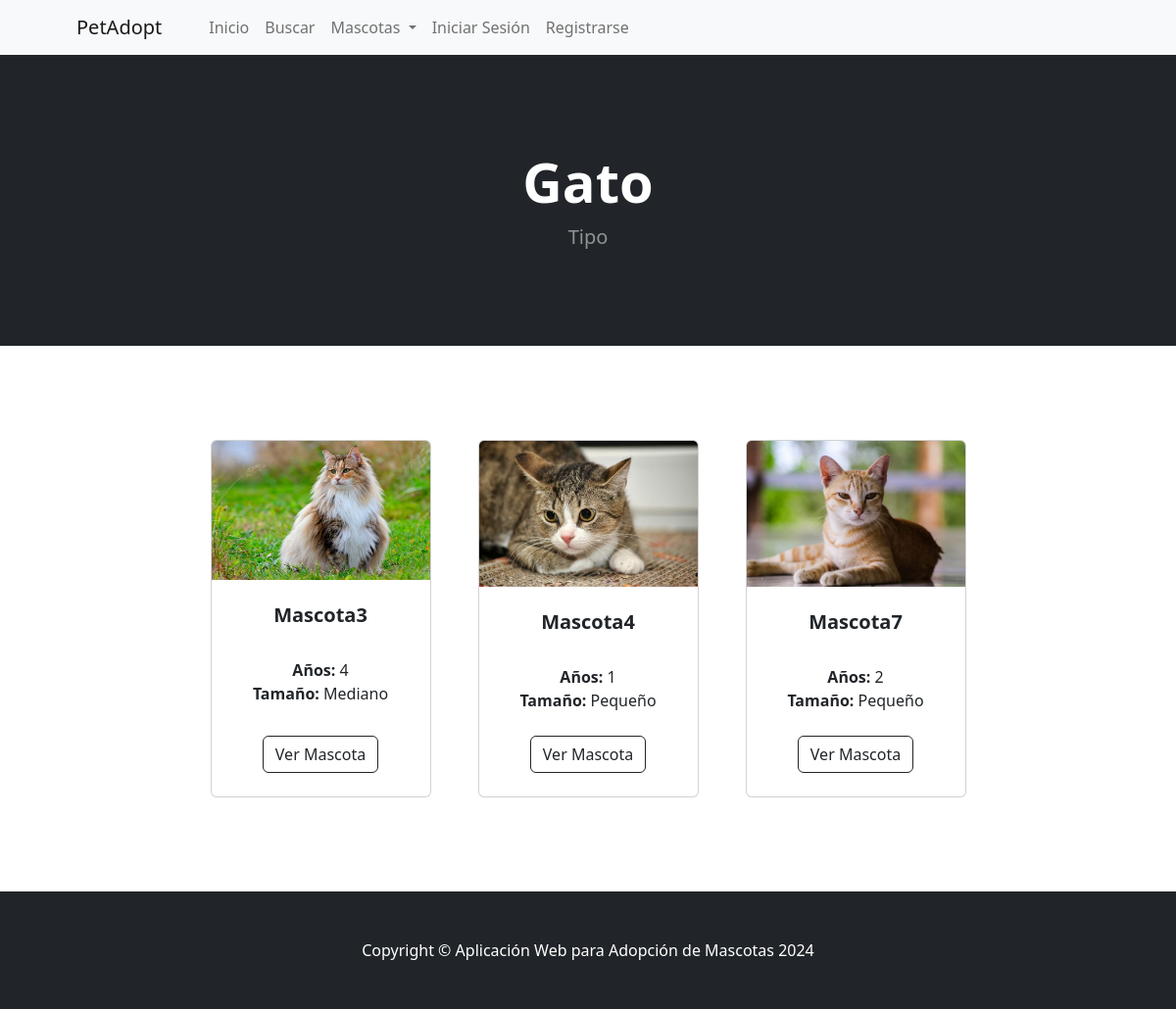
/tipo/Gato, run on the app's committed database.
### pag/models.py (models this page shows, shortened)
class Tipo(models.Model):
    name = models.CharField(max_length=50)
    def __str__(self):
        return self.name
    class Meta:
        verbose_name_plural = 'tipos'

class Mascota(models.Model):
    name = models.CharField(max_length=50)
    tamano = models.CharField(max_length=10)
    tipo = models.ForeignKey(Tipo, on_delete=models.CASCADE, default=1)
    edad = models.CharField(max_length=10, default='', blank=True, null=False)
    sexo = models.CharField(max_length=10)
    descripcion = models.TextField(max_length=250, default='')
    lugar_adopcion = models.ForeignKey(LugarAdopcion, on_delete=models.CASCADE, null=False)
    image = models.ImageField(upload_to='uploads/mascota/')

### pag/views.py (the view)
# urls.py: path('tipo/<str:foo>', views.tipo, name='tipo'),
def tipo(request, foo):
    foo = foo.replace('-', ' ')
    try:
        tipo = Tipo.objects.get(name=foo)
        mascotas = Mascota.objects.filter(tipo=tipo)
        return render(request, 'tipo.html', {'mascotas': mascotas, 'tipo': tipo})
    except:
        messages.success(request, ("Por ahora NO hay Mascotas de este Tipo"))
        return redirect('home')

### pag/templates/tipo.html (shortened to what this page needs)
{% extends 'base.html' %}
{% block content %}
        <header class="bg-dark py-5">
            <div class="container px-4 px-lg-5 my-5">
                <div class="text-center text-white">
                    <h1 class="display-4 fw-bolder">{{ tipo }}</h1>
                    <p class="lead fw-normal text-white-50 mb-0">Tipo</p>
                </div>
            </div>
        </header>
        <section class="py-5">
            <div class="container px-4 px-lg-5 mt-5">
                <div class="row gx-4 gx-lg-5 row-cols-2 row-cols-md-3 row-cols-xl-4 justify-content-center">
                    {% if mascotas %}
                        {% for mascota in mascotas %}
                            <div class="col mb-5">
                                <div class="card h-100">
                                    <img class="card-img-top" src="{{ mascota.image.url }}" alt="..." />
                                    <div class="card-body p-4">
                                        <div class="text-center">
                                            <h5 class="fw-bolder">{{ mascota.name }}</h5>
                                            <br>
                                            <strong>Años: </strong>{{ mascota.edad }}
                                            <br>
                                            <strong>Tamaño: </strong>{{ mascota.tamano }}
                                            <br>
                                        </div>
                                    </div>
                                    <div class="card-footer p-4 pt-0 border-top-0 bg-transparent">
                                        <div class="text-center"><a class="btn btn-outline-dark mt-auto" href="{% url 'mascota' mascota.id %}">Ver Mascota</a></div>
                                    </div>
                                </div>
                            </div>
                        {% endfor %}
                    {% endif %}
                </div>
            </div>
        </section>
{% endblock %}

### data on the page
Tipo: name "Gato"
Mascota: image (picture), name "Mascota3", edad "4", tamano "Mediano"
Mascota: image (picture), name "Mascota4", edad "1", tamano "Pequeño"
Mascota: image (picture), name "Mascota7", edad "2", tamano "Pequeño"
